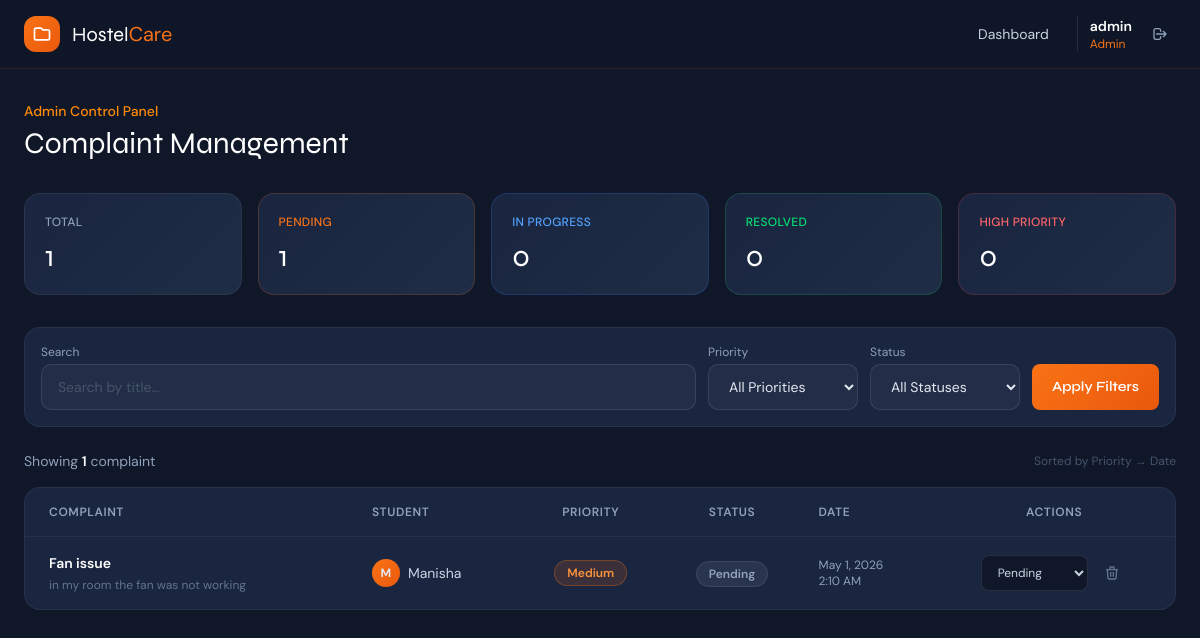
/admin-dashboard/ (signed in), run on an earlier commit of the app's database.
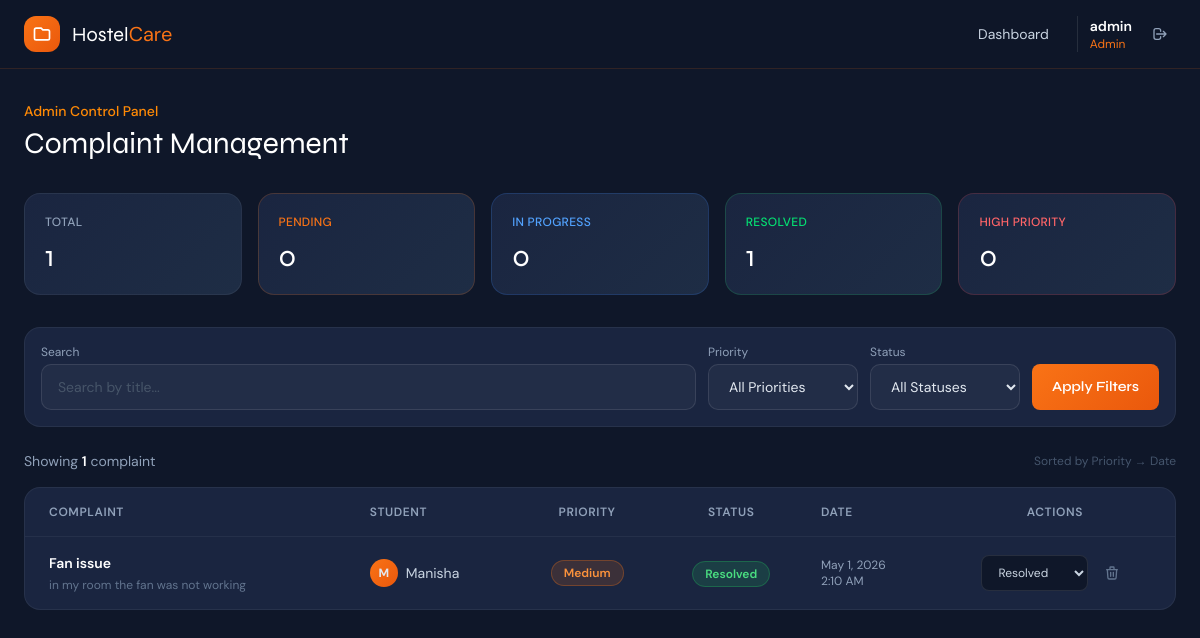
And on a later commit of the database.
### complaints/models.py (models this page shows, shortened)
class Complaint(models.Model):
    PRIORITY_CHOICES = [('High', 'High'), ('Medium', 'Medium'), ('Low', 'Low')]
    STATUS_CHOICES = [('Pending', 'Pending'), ('In Progress', 'In Progress'), ('Resolved', 'Resolved')]
    user = models.ForeignKey(CustomUser, on_delete=models.CASCADE, related_name='complaints')
    title = models.CharField(max_length=200)
    description = models.TextField()
    priority = models.CharField(max_length=10, choices=PRIORITY_CHOICES, default='Medium')
    status = models.CharField(max_length=15, choices=STATUS_CHOICES, default='Pending')
    created_at = models.DateTimeField(auto_now_add=True)
    updated_at = models.DateTimeField(auto_now=True)
    class Meta:
        ordering = ['-created_at']

class CustomUser(AbstractUser):
    ROLE_CHOICES = [('admin', 'Admin'), ('student', 'Student')]
    role = models.CharField(max_length=10, choices=ROLE_CHOICES, default='student')
    email = models.EmailField(unique=True)
    def is_admin_user(self):
     return self.role == 'admin' or self.is_superuser

### complaints/views.py (the view)
# urls.py: path('admin-dashboard/', views.admin_dashboard, name='admin_dashboard'),
@admin_required
def admin_dashboard(request):
    priority_filter = request.GET.get('priority', '')
    status_filter = request.GET.get('status', '')
    search_q = request.GET.get('q', '')
    complaints = Complaint.objects.select_related('user').all()
    if priority_filter:
        complaints = complaints.filter(priority=priority_filter)
    if status_filter:
        complaints = complaints.filter(status=status_filter)
    if search_q:
        complaints = complaints.filter(title__icontains=search_q)
    complaints = complaints.annotate(p_order=priority_order()).order_by('p_order', '-created_at')
    stats = {
        'total': Complaint.objects.count(),
        'pending': Complaint.objects.filter(status='Pending').count(),
        'in_progress': Complaint.objects.filter(status='In Progress').count(),
        'resolved': Complaint.objects.filter(status='Resolved').count(),
        'high': Complaint.objects.filter(priority='High').count(),
    }
    return render(request, 'admin_dashboard.html', {
        'complaints': complaints, 'stats': stats,
        'priority_filter': priority_filter, 'status_filter': status_filter, 'search_q': search_q
    })

### complaints/views.py (called while the page is built)
def admin_required(view_func):
    @wraps(view_func)
    def wrapper(request, *args, **kwargs):
        if not request.user.is_authenticated or not request.user.is_admin_user():
            messages.error(request, 'Access denied. Admin only.')
            return redirect('login')
        return view_func(request, *args, **kwargs)
    return wrapper

def priority_order():
    return Case(
        When(priority='High', then=1),
        When(priority='Medium', then=2),
        When(priority='Low', then=3),
        output_field=IntegerField()
    )

### complaints/templates/admin_dashboard.html (shortened to what the changed rows need)
{% extends 'base.html' %}
{% block content %}
<div class="max-w-7xl mx-auto px-4 sm:px-6 py-8">
  <div class="mb-8">
    <h1 class="font-display text-3xl font-800 text-white">Complaint Management</h1>
  </div>
  <div class="grid grid-cols-2 lg:grid-cols-5 gap-4 mb-8">
    <div class="stat-card p-5" style="border-color:rgba(249,115,22,0.2)">
      <div class="text-xs font-medium uppercase tracking-wide mb-2" style="color:#f97316">Pending</div>
      <div class="text-3xl font-display font-800 text-white">{{ stats.pending }}</div>
    </div>
    <div class="stat-card p-5" style="border-color:rgba(34,197,94,0.2)">
      <div class="text-xs text-green-400 font-medium uppercase tracking-wide mb-2">Resolved</div>
      <div class="text-3xl font-display font-800 text-white">{{ stats.resolved }}</div>
    </div>
  </div>
  <div class="card overflow-hidden hidden lg:block">
    <table class="w-full text-sm">
      <thead>
        <tr class="border-b border-white/5">
          <th class="text-left px-6 py-4 text-xs font-semibold text-slate-400 uppercase tracking-wider">Complaint</th>
          <th class="text-left px-4 py-4 text-xs font-semibold text-slate-400 uppercase tracking-wider">Student</th>
          <th class="text-center px-4 py-4 text-xs font-semibold text-slate-400 uppercase tracking-wider">Priority</th>
          <th class="text-center px-4 py-4 text-xs font-semibold text-slate-400 uppercase tracking-wider">Status</th>
          <th class="text-left px-4 py-4 text-xs font-semibold text-slate-400 uppercase tracking-wider">Date</th>
          <th class="text-center px-4 py-4 text-xs font-semibold text-slate-400 uppercase tracking-wider">Actions</th>
        </tr>
      </thead>
      <tbody class="divide-y divide-white/5">
        {% for c in complaints %}
        <tr class="table-row transition-colors">
          <td class="px-6 py-4">
            <div class="font-semibold text-white max-w-xs">{{ c.title|truncatechars:50 }}</div>
            <div class="text-slate-500 text-xs mt-1 max-w-xs">{{ c.description|truncatechars:80 }}</div>
          </td>
          <td class="px-4 py-4">
            <div class="flex items-center gap-2">
              <div class="w-7 h-7 rounded-full flex items-center justify-center text-xs font-bold flex-shrink-0" style="background:linear-gradient(135deg,#f97316,#ea580c)">{{ c.user.username|slice:":1"|upper }}</div>
              <span class="text-slate-300">{{ c.user.username }}</span>
            </div>
          </td>
          <td class="px-4 py-4 text-center">
            <span class="badge-{{ c.priority|lower }} text-xs font-semibold px-3 py-1 rounded-full inline-block">{{ c.priority }}</span>
          </td>
          <td class="px-4 py-4 text-center">
            {% if c.status == 'Pending' %}<span class="badge-pending text-xs font-semibold px-3 py-1 rounded-full">Pending</span>
            {% elif c.status == 'In Progress' %}<span class="badge-inprogress text-xs font-semibold px-3 py-1 rounded-full">In Progress</span>
            {% else %}<span class="badge-resolved text-xs font-semibold px-3 py-1 rounded-full">Resolved</span>{% endif %}
          </td>
          <td class="px-4 py-4 text-slate-400 text-xs">
            <div>{{ c.created_at|date:"M j, Y" }}</div>
            <div>{{ c.created_at|time:"g:i A" }}</div>
          </td>
          <td class="px-4 py-4 text-center">
            <div class="flex items-center justify-center gap-2">
              <form method="POST" action="{% url 'update_status' c.pk %}" class="inline">
                <select name="status" onchange="this.form.submit()" class="text-xs rounded-lg px-3 py-2 border border-white/10 text-slate-300 cursor-pointer hover:border-orange-500/50 transition-colors" style="background:#0f1729">
                  <option value="Pending" {% if c.status == 'Pending' %}selected{% endif %}>Pending</option>
                  <option value="Resolved" {% if c.status == 'Resolved' %}selected{% endif %}>Resolved</option>
                </select>
              </form>
              <form method="POST" action="{% url 'delete_complaint' c.pk %}" onsubmit="return confirm('Delete this complaint?')">
                <button type="submit" class="p-2 text-slate-500 hover:text-red-400 hover:bg-red-500/10 rounded-lg transition-all" title="Delete">
                  <svg class="w-4 h-4" fill="none" stroke="currentColor" viewBox="0 0 24 24"><path stroke-linecap="round" stroke-linejoin="round" stroke-width="2" d="M19 7l-.867 12.142A2 2 0 0116.138 21H7.862a2 2 0 01-1.995-1.858L5 7m5 4v6m4-6v6m1-10V4a1 1 0 00-1-1h-4a1 1 0 00-1 1v3M4 7h16"/></svg>
                </button>
              </form>
            </div>
          </td>
        </tr>
        {% empty %}
        <tr>
          <td colspan="6" class="px-6 py-16 text-center">
            <div class="text-slate-500 text-sm">No complaints found matching your filters.</div>
          </td>
        </tr>
        {% endfor %}
      </tbody>
    </table>
  </div>
</div>
{% endblock %}

What changed in the data, as far as the page shows it:
changed Complaint "Fan issue": status "Pending" → "Resolved"
Also different on the page:
{{ stats.pending }}: "1" → "0"
{{ stats.resolved }}: "0" → "1"
